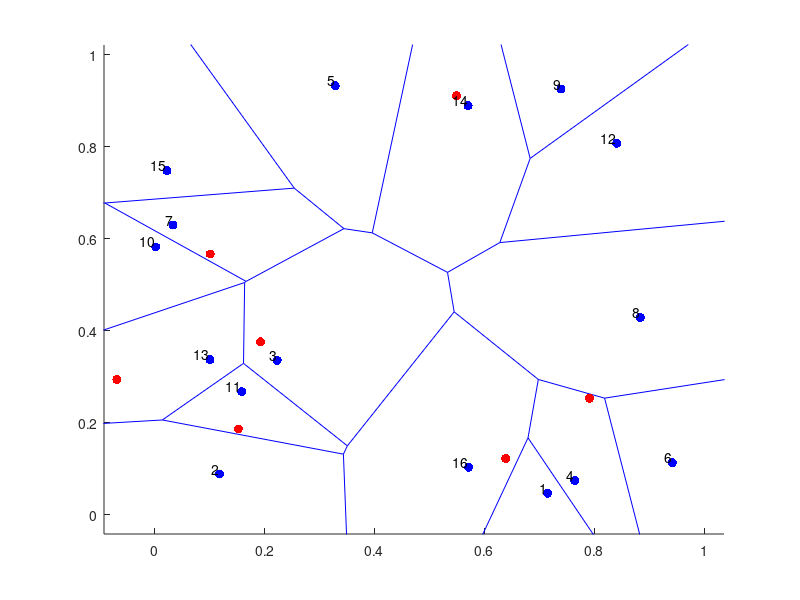

Here is the MATLAB script that generated this plot:
% This code generates a Voronoi-Poisson tessellation
% A (homogeneous) Poisson point process (PPP) is created on a rectangle.
% Then the Voronoi tesselation is found using the MATLAB function[1], which
% is based on the Qhull project[2] .
% All points (or cells) of the PPP are numbered arbitrarily.
% In each *bounded* Voronoi cell a new point is uniformly placed.
%
% The placement step is done by first dividing each (bounded) Voronoi cell
% (ie an irregular polygon) with, say, m sides into m scalene triangles.
% The i th triangle is then randomly chosen based on the ratio of areas.
% A point is then uniformly placed on the i th triangle (via eq. 1 in [3]).
% The placement step is repeated for all bounded Voronoi cells.
%
% A Voronoi diagram is displayed over the PPP. Points of the underlying PPP
% are marked green and blue if they are located respectively in bounded and
% unbounded Voronoi cells. The uniformly placed points in the bounded
% cells are marked red.
%
% If there are no bounded Voronoi cells, no diagram is created.
%
% Author: H.Paul Keeler, 2019
% Website: hpaulkeeler.com
% Repository: github.com/hpaulkeeler/posts
%
% [1] http://www.mathworks.com.au/help/matlab/ref/voronoin.html
% [2] http://www.qhull.org/
% [2] Osada, R., Funkhouser, T., Chazelle, B. and Dobkin. D.,
% "Shape distributions", ACM Transactions on Graphics, vol 21, issue 4,
% 2002

clearvars; close all; clc;

%Simulation window parameters
xMin=0;
xMax=1;
yMin=0;
yMax=1;
%rectangle dimensions
xDelta=xMax-xMin; %width 
yDelta=yMax-yMin; %height
areaTotal=xDelta*yDelta; %area of simulation window

%Point process parameters
lambda=20; %intensity (ie mean density) of the Poisson process

%Simulate Poisson point process
numbPoints=poissrnd(areaTotal*lambda);%Poisson number of points
xx=xDelta*(rand(numbPoints,1))+xMin;%x coordinates of Poisson points
yy=xDelta*(rand(numbPoints,1))+yMin;%y coordinates of Poisson points

xxyy=[xx(:) yy(:)]; %combine x and y coordinates
%Perform Voronoi tesseslation using built-in function
[vertexAll,cellAll]=voronoin(xxyy);
%vertexAll is x/y coordinates of all vertices
numbCells=numbPoints; %number of Voronoi cells (including unbounded)

%initialize  arrays
booleBounded=zeros(numbCells,1);
uu=zeros(numbCells,1);
vv=zeros(numbCells,1);

%Loop through for all Voronoi cells
for ii=1:numbCells
    %check for unbounded cells (index 1 corresponds to a point at infinity)
    booleBounded(ii)=~(any((cellAll{ii})==1));
    
    %checks if the Voronoi cell is bounded. if bounded, calculates its area
    %and assigns a single point uniformly in the Voronoi cell.
    
    %%%START-- Randomly place a point in a bounded Voronoi cell --START%%%
    if booleBounded(ii)
        xx0=xx(ii);yy0=yy(ii); %the (Poisson) point of the Voronoi cell
        %x/y values for current cell
        xxCell=vertexAll(cellAll{ii},1);
        yyCell=vertexAll(cellAll{ii},2);
        
        %%% START -- Caclulate areas of triangles -- START%%%
        %calculate area of triangles of bounded cell (ie irregular polygon)
        numbTri=length(xxCell); %number of triangles
        %create some indices for calculating triangle areas
        indexVertex=1:(numbTri+1); %number vertices
        indexVertex(end)=1; %repeat first index (ie returns to the start)
        indexVertex1=indexVertex(1:numbTri); %first vertex index
        indexVertex2=indexVertex(2:numbTri+1);  %second vertex index
        %calculate areas of triangles using shoelace formula
        areaTri=abs((xxCell(indexVertex1)-xx0).*(yyCell(indexVertex2)-yy0)...
            -(xxCell(indexVertex2)-xx0).*(yyCell(indexVertex1)-yy0))/2;
        areaPoly=sum(areaTri); %total area of cell/polygon
        %%%END-- Caclulate areas of triangles -- END%%%
        
        %%%START -- Randomly placing point -- START%%%
        %%% place a point uniformaly in the (bounded) polygon
        %randomly choose the triangle (from the set that forms the polygon)
        cdfTri=cumsum(areaTri)/areaPoly; %create triangle CDF
        indexTri=find(rand(1,1)<=cdfTri,1); %use CDF to choose #
        
        indexVertex1=indexVertex(indexTri); %first vertex index
        indexVertex2=indexVertex(indexTri+1); %second vertex index
        %for all triangles
        xxTri=[xx0, xxCell(indexVertex1),xxCell(indexVertex2)];
        yyTri=[yy0, yyCell(indexVertex1),yyCell(indexVertex2)];
        
        %create two sets of uniform random variables on unit interval
        uniRand1=rand(1,1); uniRand2=rand(1,1);
        
        %point is uniformly placed in the triangle via equation (1)in [2]
        %x coordinate (via eq. 1 in [3])
        uu(ii)=(1-sqrt(uniRand1))*xxTri(1)...
            +sqrt(uniRand1)*(1-uniRand2)*xxTri(2)...
            +sqrt(uniRand1)*uniRand2*xxTri(3);
        %y coordinate (via eq. 1 in [3])
        vv(ii)=(1-sqrt(uniRand1))*yyTri(1)...
            +sqrt(uniRand1)*(1-uniRand2)*yyTri(2)...
            +sqrt(uniRand1)*uniRand2*yyTri(3);
        %%%END -- Randomly placing point -- END%%%
        
    end
    %%% END -- Randomly place a point in a Voronoi cell -- END%%%
end

indexBounded=find(booleBounded==1); %find bounded cells
%remove unbounded cells
uu=uu(indexBounded); 
vv=vv(indexBounded); 
numbBounded=length(indexBounded); %number of bounded cells
percentBound=numbBounded/numbCells; %percent of bounded Voronoi cells

%%%START -- Plotting section -- START%%%
if (numbBounded>0)
    figure; hold on;
    %create voronoi diagram on the point pattern
    voronoi(xx,yy);
    %plot the underlying point pattern
    plot(xx,yy,'b.','MarkerSize',20);        
    %put a red point uniformly in each bounded Voronoi cell
    plot(uu,vv,'r.','MarkerSize',20);
    
    %number the points/cells
    labels=cellstr(num2str((1:numbPoints)'));%labels correspond to their order
    text(xx, yy, labels, 'VerticalAlignment','bottom', ...
        'HorizontalAlignment','right');    
end
%%%END -- Plotting section -- END%%%
